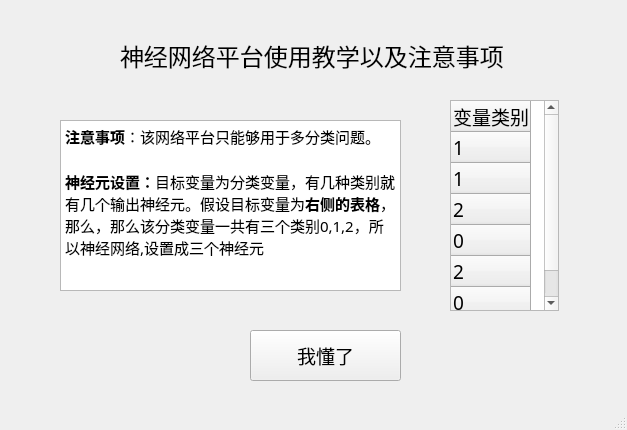
<?xml version="1.0" encoding="UTF-8"?>
<ui version="4.0">
 <class>remind_windows</class>
 <widget class="QMainWindow" name="remind_windows">
  <property name="geometry">
   <rect>
    <x>0</x>
    <y>0</y>
    <width>627</width>
    <height>430</height>
   </rect>
  </property>
  <property name="font">
   <font>
    <family>宋体</family>
    <pointsize>14</pointsize>
   </font>
  </property>
  <property name="windowTitle">
   <string>教学提示</string>
  </property>
  <widget class="QWidget" name="centralwidget">
   <widget class="QLabel" name="label">
    <property name="geometry">
     <rect>
      <x>120</x>
      <y>30</y>
      <width>411</width>
      <height>51</height>
     </rect>
    </property>
    <property name="font">
     <font>
      <family>宋体</family>
      <pointsize>18</pointsize>
     </font>
    </property>
    <property name="text">
     <string>神经网络平台使用教学以及注意事项</string>
    </property>
   </widget>
   <widget class="QTextBrowser" name="textBrowser">
    <property name="geometry">
     <rect>
      <x>60</x>
      <y>120</y>
      <width>341</width>
      <height>171</height>
     </rect>
    </property>
    <property name="html">
     <string>&lt;!DOCTYPE HTML PUBLIC &quot;-//W3C//DTD HTML 4.0//EN&quot; &quot;http://www.w3.org/TR/REC-html40/strict.dtd&quot;&gt;
&lt;html&gt;&lt;head&gt;&lt;meta name=&quot;qrichtext&quot; content=&quot;1&quot; /&gt;&lt;style type=&quot;text/css&quot;&gt;
p, li { white-space: pre-wrap; }
&lt;/style&gt;&lt;/head&gt;&lt;body style=&quot; font-family:'宋体'; font-size:14pt; font-weight:400; font-style:normal;&quot;&gt;
&lt;p style=&quot; margin-top:0px; margin-bottom:0px; margin-left:0px; margin-right:0px; -qt-block-indent:0; text-indent:0px;&quot;&gt;&lt;span style=&quot; font-family:'微软雅黑','sans-serif'; font-size:11pt; font-weight:600;&quot;&gt;注意事项&lt;/span&gt;&lt;span style=&quot; font-family:'微软雅黑','sans-serif'; font-size:11pt;&quot;&gt;：该网络平台只能够用于多分类问题。&lt;/span&gt;&lt;span style=&quot; font-size:11pt;&quot;&gt; &lt;/span&gt;&lt;/p&gt;
&lt;p style=&quot;-qt-paragraph-type:empty; margin-top:0px; margin-bottom:0px; margin-left:0px; margin-right:0px; -qt-block-indent:0; text-indent:0px; font-size:11pt;&quot;&gt;&lt;br /&gt;&lt;/p&gt;
&lt;p style=&quot; margin-top:0px; margin-bottom:0px; margin-left:0px; margin-right:0px; -qt-block-indent:0; text-indent:0px;&quot;&gt;&lt;span style=&quot; font-family:'微软雅黑','sans-serif'; font-size:11pt; font-weight:600;&quot;&gt;神经元设置&lt;/span&gt;&lt;span style=&quot; font-size:11pt; font-weight:600;&quot;&gt;：&lt;/span&gt;&lt;span style=&quot; font-family:'微软雅黑','sans-serif'; font-size:11pt;&quot;&gt;目标变量为分类变量，有几种类别就有几个输出神经元。假设目标变量为&lt;/span&gt;&lt;span style=&quot; font-family:'微软雅黑','sans-serif'; font-size:11pt; font-weight:600;&quot;&gt;右侧的表格&lt;/span&gt;&lt;span style=&quot; font-family:'微软雅黑','sans-serif'; font-size:11pt;&quot;&gt;，那么，那么该分类变量一共有三个类别0,1,2，所以神经网络,设置成三个神经元&lt;/span&gt;&lt;span style=&quot; font-size:11pt;&quot;&gt; &lt;/span&gt;&lt;/p&gt;&lt;/body&gt;&lt;/html&gt;</string>
    </property>
   </widget>
   <widget class="QTableWidget" name="tableWidget">
    <property name="geometry">
     <rect>
      <x>450</x>
      <y>100</y>
      <width>109</width>
      <height>211</height>
     </rect>
    </property>
    <row>
     <property name="text">
      <string>变量类别</string>
     </property>
    </row>
    <row>
     <property name="text">
      <string>1</string>
     </property>
    </row>
    <row>
     <property name="text">
      <string>1</string>
     </property>
    </row>
    <row>
     <property name="text">
      <string>2</string>
     </property>
    </row>
    <row>
     <property name="text">
      <string>0</string>
     </property>
    </row>
    <row>
     <property name="text">
      <string>2</string>
     </property>
    </row>
    <row>
     <property name="text">
      <string>0</string>
     </property>
    </row>
   </widget>
   <widget class="QPushButton" name="Close_btn">
    <property name="geometry">
     <rect>
      <x>250</x>
      <y>330</y>
      <width>151</width>
      <height>51</height>
     </rect>
    </property>
    <property name="text">
     <string>我懂了</string>
    </property>
   </widget>
  </widget>
  <widget class="QMenuBar" name="menubar">
   <property name="geometry">
    <rect>
     <x>0</x>
     <y>0</y>
     <width>627</width>
     <height>25</height>
    </rect>
   </property>
  </widget>
  <widget class="QStatusBar" name="statusbar"/>
 </widget>
 <resources/>
 <connections/>
</ui>
